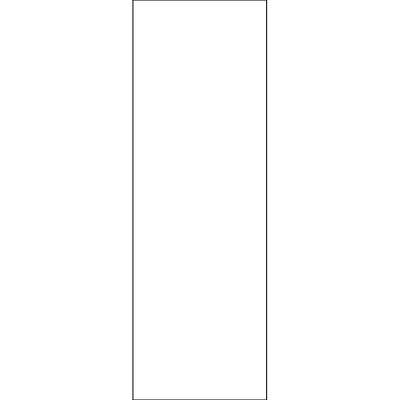
Frame 1 (no input)
Frame 60 (no input): identical to frame 1, image omitted
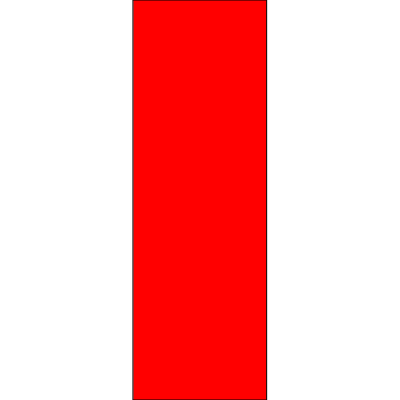
Frame 120 (the mouse pressed at the canvas centre since frame 60)

The p5.js sketch that drew these frames (run headless with seeded random() and noise() and a simulated clock; from frame 60 on, the mouse is pressed at the canvas centre):

// p5.js sketch
// ── sketch.js

let num = 3;
let c1;
let c2;
let c3;
let mycolor = "red";
let mycolor2 = "white";
let isRed = false;

function setup() {
  createCanvas(400, 400);
  W = width / num;
}

function draw() {
  background(255);
  // fill('white');
  if (mouseX > W && mouseX < 2*W && isRed == false) {
      fill('red');
    isRed == true
    }
  else {
    fill('white');
    isRed == false
  }
    
  // c1 = rect(0,0,W,height);
  c2 = rect(width/num,0,W,height);
  // c3 = rect((2*width)/num,0,W,height);

    
}
